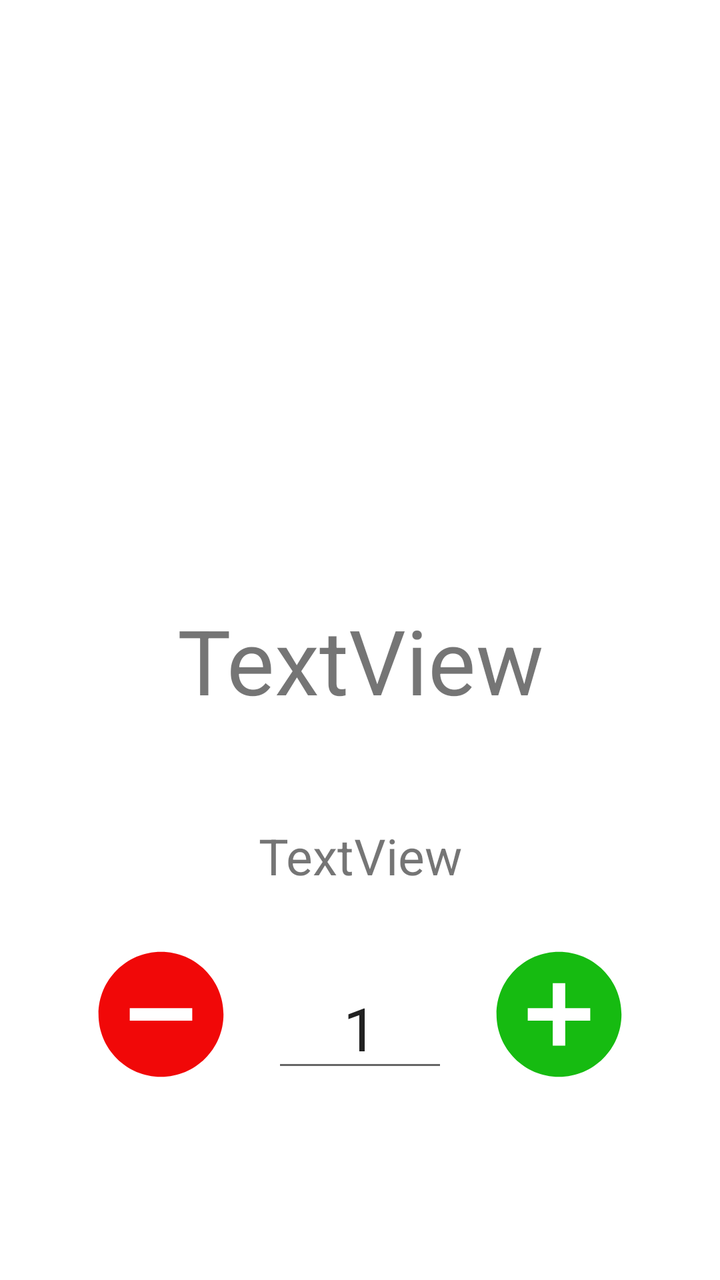
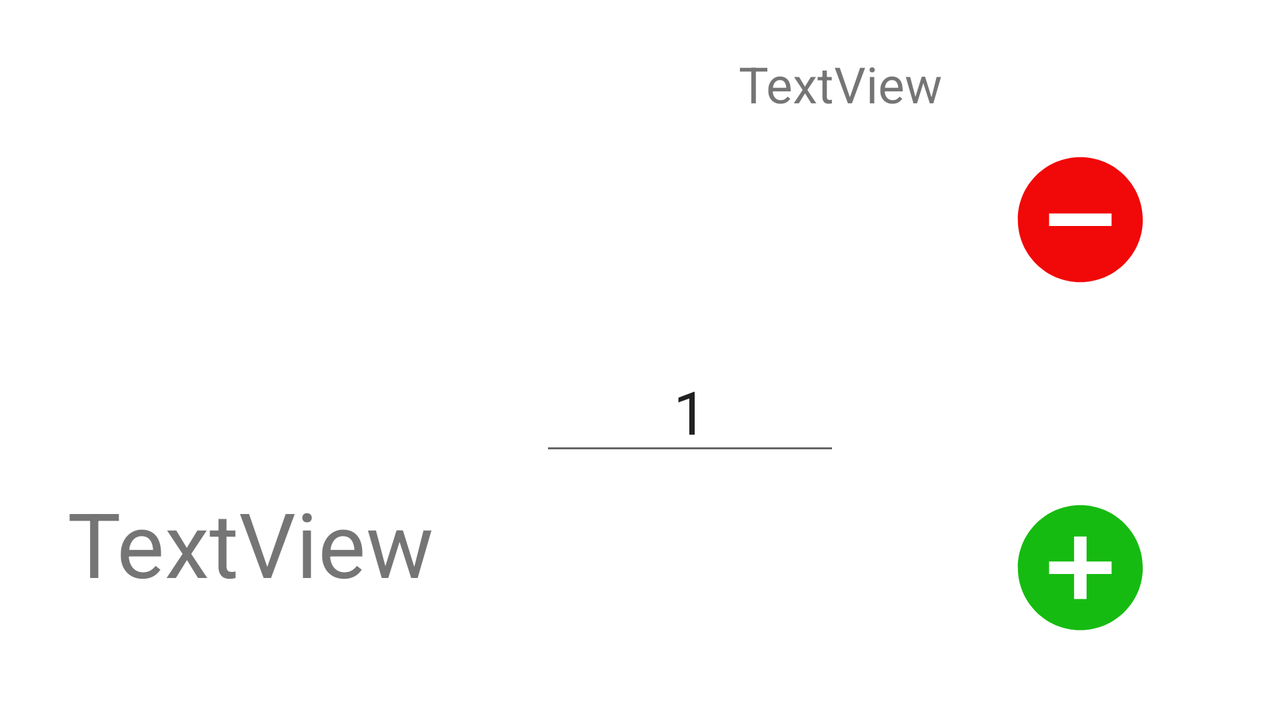

Compare how this app lays out the same screen by default and in its alternative resource folder. The renders come first, then the two layout files and the values they reference.
<!-- AndroidManifest.xml: application theme Theme.RachasEvo.NoNameMenu -->
<!-- res/layout/fragment_view_item.xml -->
<?xml version="1.0" encoding="utf-8"?>
<androidx.constraintlayout.widget.ConstraintLayout xmlns:android="http://schemas.android.com/apk/res/android"
                                                   xmlns:app="http://schemas.android.com/apk/res-auto"
                                                   xmlns:tools="http://schemas.android.com/tools"
                                                   android:layout_width="match_parent"
                                                   android:layout_height="match_parent"
                                                   tools:context=".ui.viewItem.ViewItem" android:padding="25dp">
    <ImageView
            android:layout_width="0dp"
            android:layout_height="250dp" tools:src="@tools:sample/avatars" android:id="@+id/imagenView"
            app:layout_constraintStart_toStartOf="parent" app:layout_constraintTop_toTopOf="parent"
            app:layout_constraintEnd_toEndOf="parent"/>
    <LinearLayout
            android:orientation="vertical"
            android:layout_width="0dp"
            android:layout_height="0dp"
            app:layout_constraintEnd_toEndOf="parent" app:layout_constraintStart_toStartOf="parent"
            app:layout_constraintTop_toBottomOf="@+id/imagenView" app:layout_constraintBottom_toBottomOf="parent">
        <TextView
                android:text="TextView"
                android:layout_width="match_parent"
                android:layout_height="wrap_content" android:id="@+id/namePreview" android:gravity="center"
                android:layout_marginTop="25dp" android:textSize="45dp"/>
        <TextView
                android:text="TextView"
                android:layout_width="match_parent"
                android:layout_height="wrap_content" android:id="@+id/counterView" android:textSize="25dp"
                android:paddingTop="26dp" android:gravity="center" android:layout_marginTop="25dp"/>
        <LinearLayout
                android:orientation="horizontal"
                android:layout_width="match_parent"
                android:layout_height="fill_parent"
                android:gravity="center|top" android:paddingTop="25dp">
            <ImageView
                    android:src="@drawable/ic_substract_circle_red"
                    android:layout_width="wrap_content"
                    android:layout_height="75dp" android:id="@+id/removeButton" android:layout_weight="1"/>
            <EditText
                    android:layout_width="1dp"
                    android:layout_height="wrap_content"
                    android:inputType="numberSigned"
                    android:ems="10"
                    android:id="@+id/howMuchAdd" android:layout_weight="1" android:minHeight="48dp"
                    android:text="1" android:gravity="center" android:paddingTop="24dp"
                    android:textSize="30dp"/>
            <ImageView
                    android:layout_width="wrap_content"
                    android:layout_height="75dp" tools:src="@drawable/ic_add_circle_green"
                    android:id="@+id/addButton"
                    android:layout_weight="1"/>
        </LinearLayout>
    </LinearLayout>
</androidx.constraintlayout.widget.ConstraintLayout>
<!-- resources referenced by this layout -->
<resources>
  <!-- drawable ic_add_circle_green (drawable) -->
  <vector android:height="24dp" android:tint="#16BB11"
      android:viewportHeight="24" android:viewportWidth="24"
      android:width="24dp" xmlns:android="http://schemas.android.com/apk/res/android">
      <path android:fillColor="@android:color/white" android:pathData="M12,2C6.48,2 2,6.48 2,12s4.48,10 10,10 10,-4.48 10,-10S17.52,2 12,2zM17,13h-4v4h-2v-4L7,13v-2h4L11,7h2v4h4v2z"/>
  </vector>
  <!-- drawable ic_substract_circle_red (drawable) -->
  <vector xmlns:android="http://schemas.android.com/apk/res/android"
          android:width="24dp"
          android:height="24dp"
          android:viewportWidth="24"
          android:viewportHeight="24">
      <path
              android:pathData="M12,2C6.48,2 2,6.48 2,12s4.48,10 10,10 10,-4.48 10,-10S17.52,2 12,2zM17,13L7,13v-2h10v2z"
              android:fillColor="#F10808"/>
  </vector>
  <style name="Theme.RachasEvo.NoNameMenu" parent="Theme.RachasEvo">
          <item name="android:windowNoTitle">true</item>
      </style>
  <style name="Theme.RachasEvo" parent="Theme.MaterialComponents.DayNight.DarkActionBar">
          
          <item name="colorPrimary">@color/purple_500</item>
          <item name="colorPrimaryVariant">@color/purple_700</item>
          <item name="colorOnPrimary">@color/white</item>
          
          <item name="colorSecondary">@color/teal_200</item>
          <item name="colorSecondaryVariant">@color/teal_700</item>
          <item name="colorOnSecondary">@color/black</item>
          
          <item name="android:statusBarColor" tools:targetApi="l">?attr/colorPrimaryVariant</item>
          
      </style>
</resources>
<!-- res/layout-land/fragment_view_item.xml (the repository's variant of the layout above) -->
<!-- drawn on the phone turned sideways -->
<?xml version="1.0" encoding="utf-8"?>
<androidx.constraintlayout.widget.ConstraintLayout xmlns:android="http://schemas.android.com/apk/res/android"
                                                   xmlns:app="http://schemas.android.com/apk/res-auto"
                                                   xmlns:tools="http://schemas.android.com/tools"
                                                   android:layout_width="match_parent"
                                                   android:layout_height="match_parent"
                                                   tools:context=".ui.viewItem.ViewItem" android:padding="25dp">
    <ImageView
            android:layout_width="200dp"
            android:layout_height="0dp" tools:src="@tools:sample/avatars" android:id="@+id/imagenView"
            app:layout_constraintStart_toStartOf="parent" app:layout_constraintTop_toTopOf="parent"
            app:layout_constraintBottom_toBottomOf="@+id/howMuchAdd"/>
    <TextView
            android:text="TextView"
            android:layout_width="0dp"
            android:layout_height="wrap_content" android:id="@+id/counterView" android:textSize="25dp"
            android:gravity="center"
            app:layout_constraintStart_toEndOf="@+id/imagenView"
            app:layout_constraintEnd_toEndOf="parent" app:layout_constraintTop_toTopOf="parent"/>
    <TextView
            android:text="TextView"
            android:layout_width="0dp"
            android:layout_height="wrap_content" android:id="@+id/namePreview" android:gravity="center"
            android:textSize="45dp"
            app:layout_constraintTop_toBottomOf="@+id/imagenView" app:layout_constraintStart_toStartOf="parent"
            app:layout_constraintEnd_toEndOf="@+id/imagenView" app:layout_constraintBottom_toBottomOf="parent"
            android:layout_marginBottom="25dp"/>
    <EditText
            android:layout_width="150dp"
            android:layout_height="wrap_content"
            android:inputType="numberSigned"
            android:ems="10"
            android:id="@+id/howMuchAdd" android:layout_weight="1" android:minHeight="48dp"
            android:text="1" android:gravity="center" android:paddingTop="24dp"
            android:textSize="30dp"
            app:layout_constraintStart_toEndOf="@+id/imagenView"
            app:layout_constraintTop_toBottomOf="@+id/counterView" app:layout_constraintBottom_toBottomOf="parent"
            app:layout_constraintEnd_toStartOf="@+id/removeButton"/>
    <ImageView
            android:src="@drawable/ic_substract_circle_red"
            android:layout_width="150dp"
            android:layout_height="75dp" android:id="@+id/removeButton" android:layout_weight="1"
            app:layout_constraintEnd_toEndOf="parent" app:layout_constraintTop_toBottomOf="@+id/counterView"
            app:layout_constraintBottom_toTopOf="@+id/howMuchAdd"/>
    <ImageView
            android:layout_width="150dp"
            android:layout_height="75dp" tools:src="@drawable/ic_add_circle_green"
            android:id="@+id/addButton"
            android:layout_weight="1"
            app:layout_constraintBottom_toBottomOf="parent"
            app:layout_constraintEnd_toEndOf="parent" app:layout_constraintTop_toBottomOf="@+id/howMuchAdd"/>
</androidx.constraintlayout.widget.ConstraintLayout>
